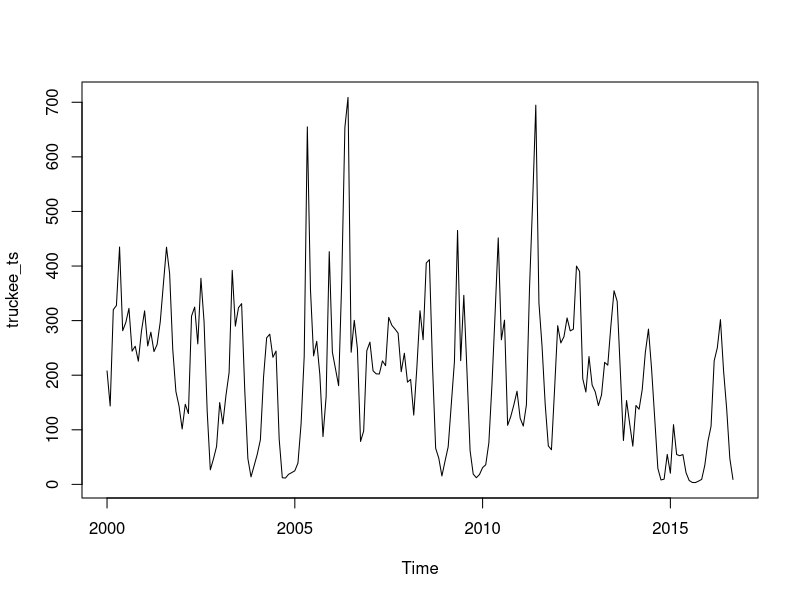
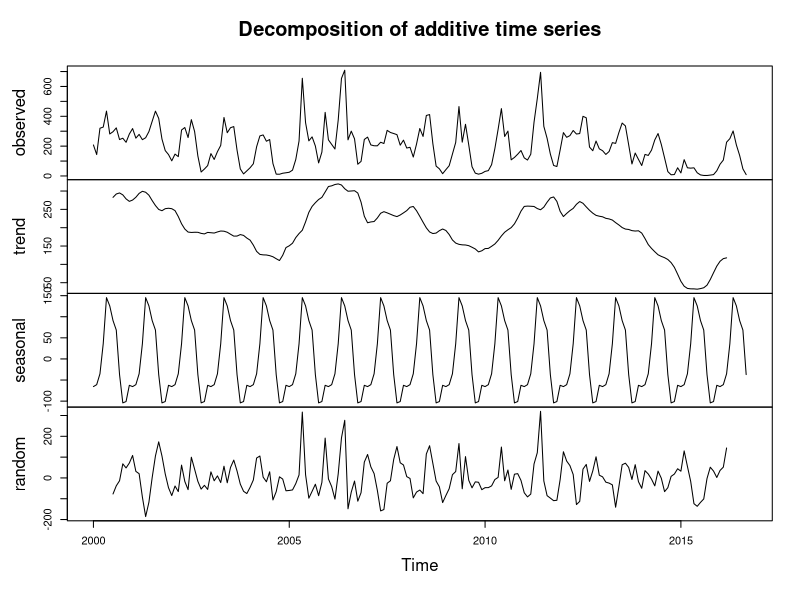
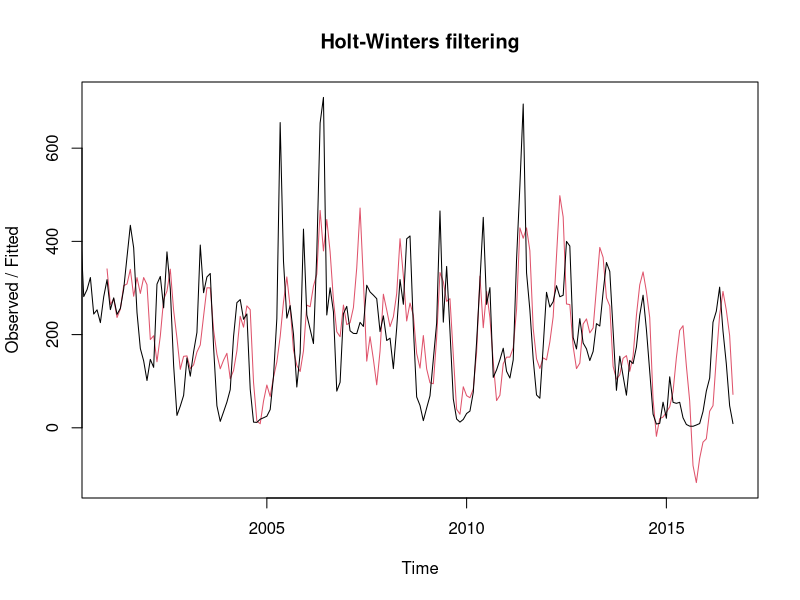
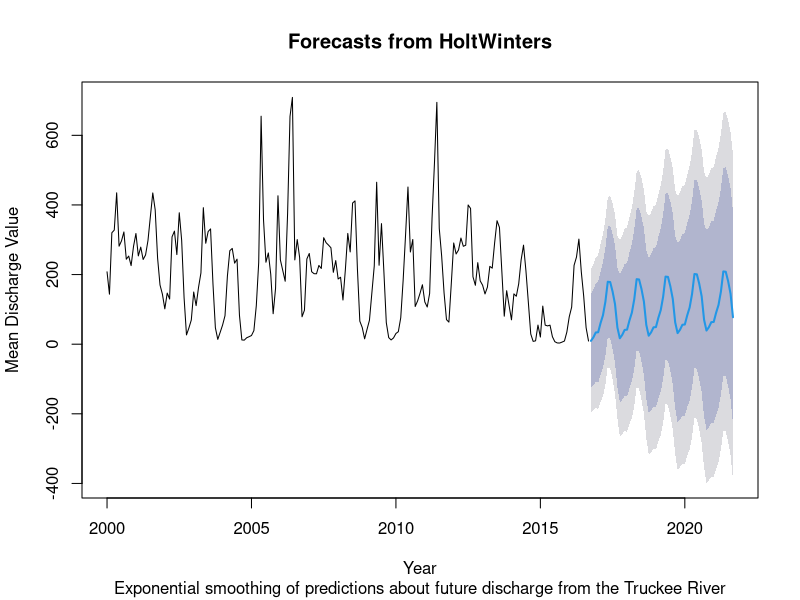
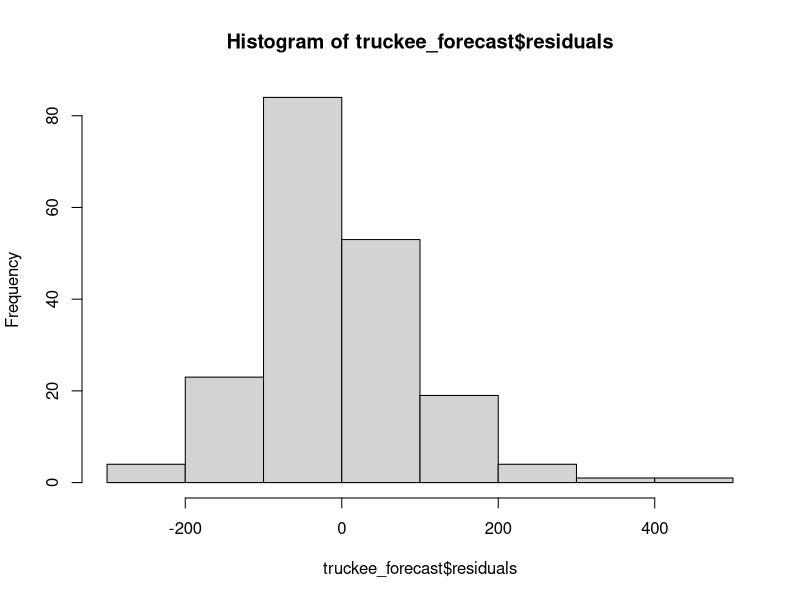

Recreate these plots in R, in order. (Note: this script raises an error after producing the figures.)
## ---- chunk 1
knitr::opts_chunk$set(echo = TRUE)
## ---- chunk 2
#Attached packages
library(tidyverse)
library(tseries)
library(forecast)

## ---- chunk 3
#Load data
truckee<- read_csv("truckee_flow.csv")

#Convert data to time series data
truckee_ts<- ts(truckee$mean_va, frequency = 12, start = c(2000,1)) #Start in January, 2000
#truckee_ts
plot(truckee_ts)

#Decompse the time series
truckee_dc<-decompose(truckee_ts)
plot(truckee_dc)
## ---- chunk 4

truckee_hw<-HoltWinters(truckee_ts)
#truckee_hw

#Smoothing parameters:
 #alpha: 0.2418713
 #beta : 0
 #gamma: 0.3384547

plot(truckee_hw) #Original data with the predication on top to check model accuracy (not yet forecasting)

#Future forecasting with holtwinters

truckee_forecast<- forecast(truckee_hw, h=60) #forecasting for 5 years, 60 months
plot(truckee_forecast, xlab = "Year", ylab = "Mean Discharge Value", sub = "Exponential smoothing of predictions about future discharge from the Truckee River")
title(main = list ("Exponential smoothing of predictions about future monthly averaged discharge from the Truckee River suggest that there will be a flatening trend in discharge from 2015-2020" [2]))

#Check the distribution of residuals
hist(truckee_forecast$residuals) #look pretty normal

## ---- chunk 5

ggplot(truckee_forecast, aes(x=year_nu, ))

